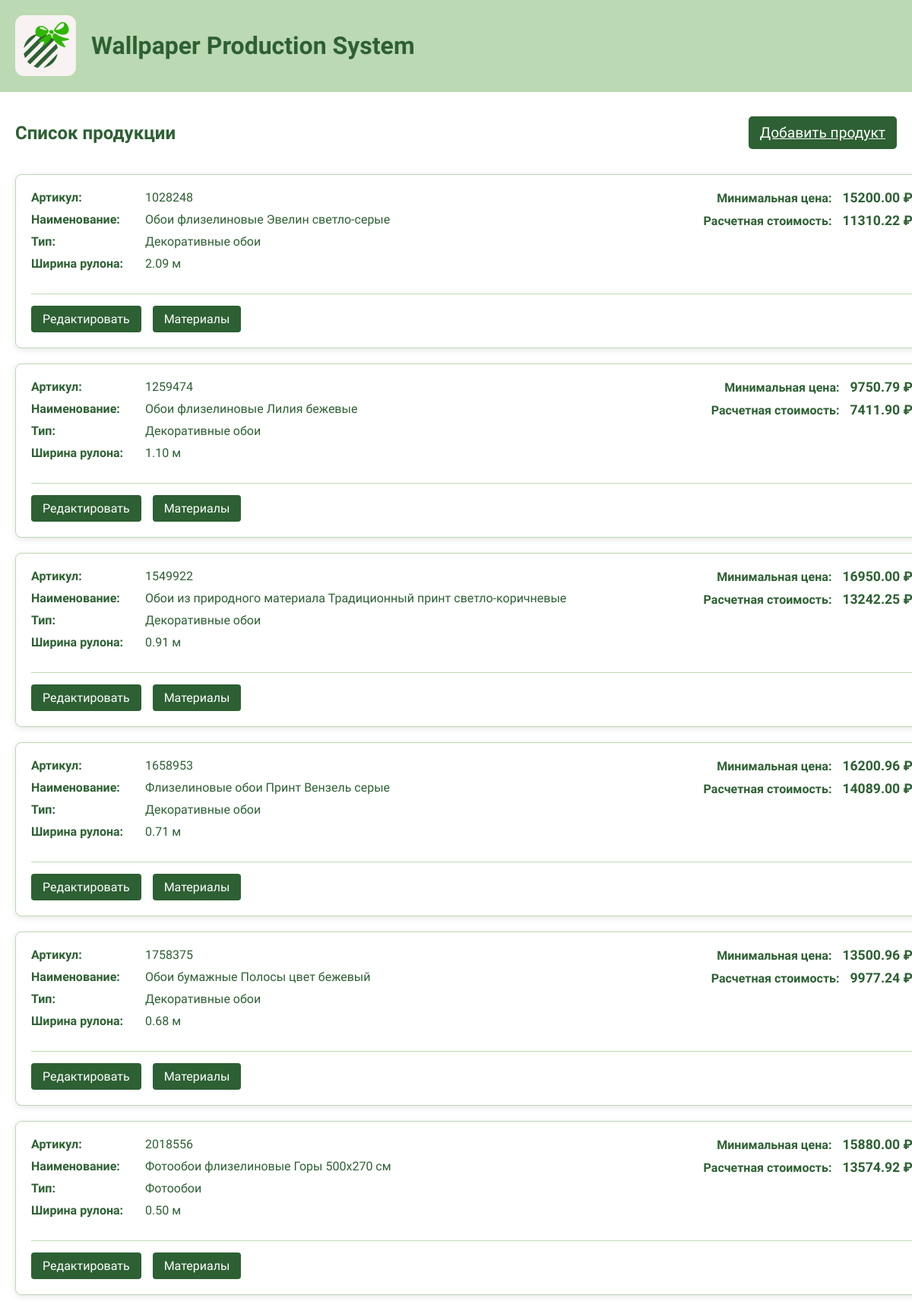
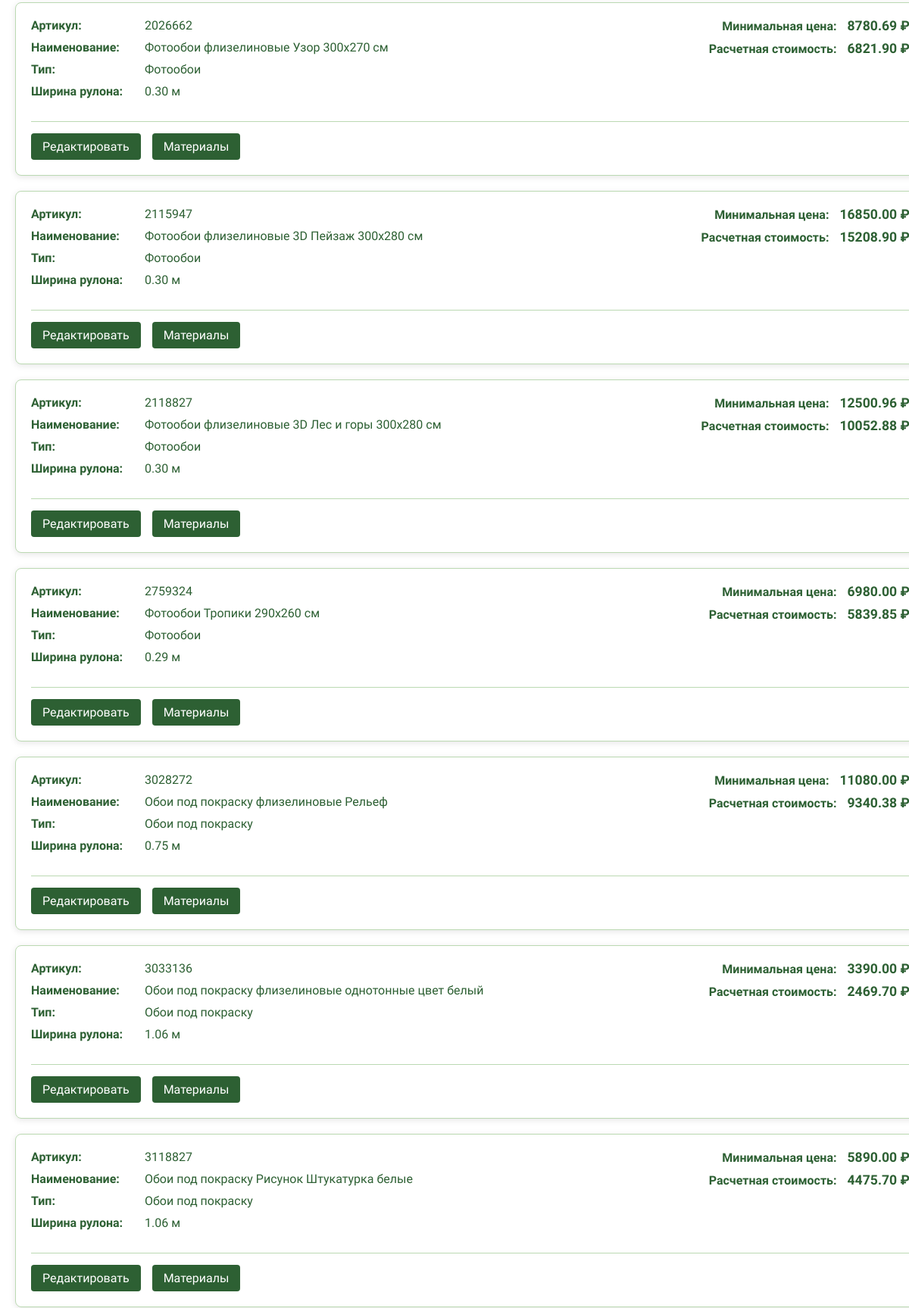
The page / (upper part) on the database its author committed (2 pictures, top to bottom).
### tables this page shows
CREATE TABLE Product (
    id INTEGER PRIMARY KEY AUTOINCREMENT,
    article_number INTEGER NOT NULL UNIQUE,
    type_id INTEGER NOT NULL,
    name TEXT NOT NULL,
    min_partner_price REAL NOT NULL,
    roll_width REAL NOT NULL,
    FOREIGN KEY (type_id) REFERENCES ProductType(id)
);

### app.py (the view)
@app.route("/")
def index():
    if not(os.path.isfile(DATABASE)):
        db = database_importer()
        db.import_all_data()
    conn = get_db_connection()
    products = conn.execute('''
        SELECT p.id, p.article_number, p.name, pt.type_name,
               p.min_partner_price, p.roll_width,
               SUM(m.unit_price * pm.required_amount) AS calculated_cost
        FROM Product p
        JOIN ProductType pt ON p.type_id = pt.id
        LEFT JOIN ProductMaterial pm ON p.id = pm.product_id
        LEFT JOIN Material m ON pm.material_id = m.id
        GROUP BY p.id
    ''').fetchall()
    conn.close()
    return render_template("index.html", products=products)

### app.py (called while the page is built)
def get_db_connection():
    conn = sqlite3.connect(DATABASE)
    conn.row_factory = sqlite3.Row
    return conn

### insert_bd.py (called while the page is built)
    def execute_sql(self, query):
        with self.engine.connect() as conn:
            conn.execute(text(query))
            conn.commit()

    def import_all_data(self):
        try:
            self.create_tables()
            material_types, materials, product_types, products, product_materials = self.load_all_data()
            self.insert_material_types(material_types)
            self.insert_materials(materials, material_types)
            self.insert_product_types(product_types)
            self.insert_products(products, product_types)
            self.insert_product_materials(product_materials)
            self.create_indexes()
            print("Данные успешно импортированы в базу данных")
            return True
        except Exception as e:
            print(f"Ошибка при импорте данных: {str(e)}")
            return False

### templates/index.html (shortened to what this page needs)
{% extends "base.html" %}
{% block content %}
    <div class="header-container">
        <h2>Список продукции</h2>
        <a href="{{ url_for('add_product') }}" class="btn">Добавить продукт</a>
    </div>
    <div class="products-container">
        {% for product in products %}
            <div class="product-card">
                <div class="product-details">
                    <div class="product-info">
                        <div class="product-field">
                            <span class="field-label">Артикул:</span>
                            <span class="field-value">{{ product.article_number }}</span>
                        </div>
                        <div class="product-field">
                            <span class="field-label">Наименование:</span>
                            <span class="field-value">{{ product.name }}</span>
                        </div>
                        <div class="product-field">
                            <span class="field-label">Тип:</span>
                            <span class="field-value">{{ product.type_name }}</span>
                        </div>
                        <div class="product-field">
                            <span class="field-label">Ширина рулона:</span>
                            <span class="field-value">{{ "%.2f"|format(product.roll_width) }} м</span>
                        </div>
                    </div>
                    <div class="product-prices">
                        <div class="price-item">
                            <span class="price-label">Минимальная цена:</span>
                            <span class="price-value">{{ "%.2f"|format(product.min_partner_price) }} ₽</span>
                        </div>
                        <div class="price-item">
                            <span class="price-label">Расчетная стоимость:</span>
                            <span class="price-value">{{ "%.2f"|format(product.calculated_cost or 0) }} ₽</span>
                        </div>
                    </div>
                </div>
                <div class="product-actions">
                    <a href="{{ url_for('edit_product', product_id=product.id) }}" class="action-btn">Редактировать</a>
                    <a href="{{ url_for('product_materials', product_id=product.id) }}" class="action-btn">Материалы</a>
                </div>
            </div>
        {% endfor %}
    </div>
{% endblock %}

### templates/base.html (style rules this page uses)
body { font-family: 'Gabriola', cursive; background-color: #FFFFFF; color: #2D6033; margin: 0; padding: 0; }
.btn { background-color: #2D6033; color: white; padding: 10px 15px; border: none; border-radius: 5px; cursor: pointer; font-family: 'Gabriola', cursive; font-size: 1.2em; }

### templates/index.html (style rules this page uses)
.header-container { display: flex; justify-content: space-between; align-items: center; margin-bottom: 20px; flex-wrap: wrap; gap: 15px; }
.products-container { display: flex; flex-direction: column; gap: 20px; margin-top: 20px; }
.product-card { background-color: #FFFFFF; border: 1px solid #BBD9B2; border-radius: 8px; padding: 20px; box-shadow: 0 2px 8px rgba(0, 0, 0, 0.1); width: 100%; }
.product-details { display: flex; justify-content: space-between; margin-bottom: 20px; flex-wrap: wrap; gap: 20px; }
.product-info { flex: 1; min-width: 300px; }
.product-prices { text-align: right; min-width: 250px; }
.product-field { margin-bottom: 10px; display: flex; flex-wrap: wrap; }
.field-label { font-weight: bold; color: #2D6033; min-width: 150px; }
.field-value { flex: 1; }
.price-item { margin-bottom: 10px; }
.price-label { font-weight: bold; color: #2D6033; margin-right: 10px; }
.price-value { font-size: 1.1em; font-weight: bold; }
.product-actions { display: flex; gap: 15px; border-top: 1px solid #BBD9B2; padding-top: 15px; }
.action-btn { background-color: #2D6033; color: white; padding: 8px 15px; border-radius: 4px; text-decoration: none; transition: background-color 0.3s; }

### rows shown on the page
Product: article_number "1028248", name "Обои флизелиновые Эвелин светло-серые", type_name "Декоративные обои", roll_width "2.09", min_partner_price "15200.00", calculated_cost "11310.22"
Product: article_number "1259474", name "Обои флизелиновые Лилия бежевые", type_name "Декоративные обои", roll_width "1.10", min_partner_price "9750.79", calculated_cost "7411.90"
Product: article_number "1549922", name "Обои из природного материала Традиционный принт светло-коричневые", type_name "Декоративные обои", roll_width "0.91", min_partner_price "16950.00", calculated_cost "13242.25"
Product: article_number "1658953", name "Флизелиновые обои Принт Вензель серые", type_name "Декоративные обои", roll_width "0.71", min_partner_price "16200.96", calculated_cost "14089.00"
Product: article_number "1758375", name "Обои бумажные Полосы цвет бежевый", type_name "Декоративные обои", roll_width "0.68", min_partner_price "13500.96", calculated_cost "9977.24"
Product: article_number "2018556", name "Фотообои флизелиновые Горы 500x270 см", type_name "Фотообои", roll_width "0.50", min_partner_price "15880.00", calculated_cost "13574.92"
Product: article_number "2026662", name "Фотообои флизелиновые Узор 300x270 см", type_name "Фотообои", roll_width "0.30", min_partner_price "8780.69", calculated_cost "6821.90"
Product: article_number "2115947", name "Фотообои флизелиновые 3D Пейзаж 300x280 см", type_name "Фотообои", roll_width "0.30", min_partner_price "16850.00", calculated_cost "15208.90"
Product: article_number "2118827", name "Фотообои флизелиновые 3D Лес и горы 300x280 см", type_name "Фотообои", roll_width "0.30", min_partner_price "12500.96", calculated_cost "10052.88"
Product: article_number "2759324", name "Фотообои Тропики 290x260 см", type_name "Фотообои", roll_width "0.29", min_partner_price "6980.00", calculated_cost "5839.85"
Product: article_number "3028272", name "Обои под покраску флизелиновые Рельеф", type_name "Обои под покраску", roll_width "0.75", min_partner_price "11080.00", calculated_cost "9340.38"
Product: article_number "3033136", name "Обои под покраску флизелиновые однотонные цвет белый", type_name "Обои под покраску", roll_width "1.06", min_partner_price "3390.00", calculated_cost "2469.70"
Product: article_number "3118827", name "Обои под покраску Рисунок Штукатурка белые", type_name "Обои под покраску", roll_width "1.06", min_partner_price "5890.00", calculated_cost "4475.70"
